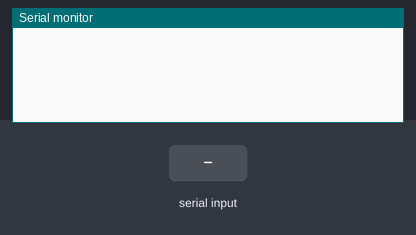
Recording of a sketch running on a simulated Arduino Uno, built with avr-gcc and run on an emulated ATmega328P. Parts: the last lines printed to the serial monitor. Inputs (shaded band) come from the test bench.

Above: at 1.2 s.
1.3 s: "1" received over Serial
At 2.8 s:
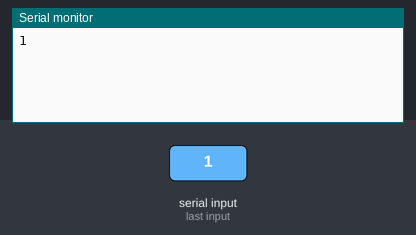
4.3 s: "0" received over Serial
At 5.6 s:
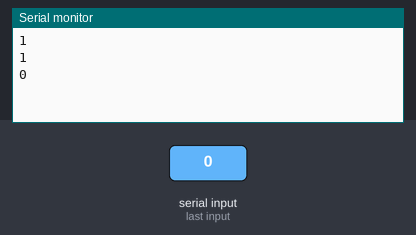
5.8 s: "2" received over Serial
At 7.1 s:
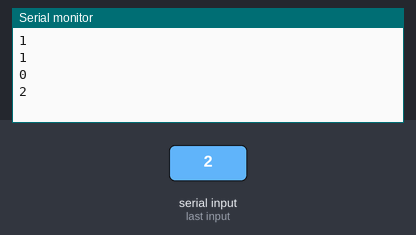
Timing chart, 0 to 8.8 s (numbered marks = the images above; inputs shaded):
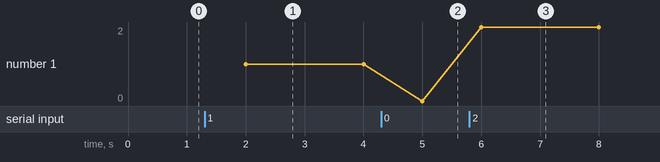

Measured:
- after the input at 1.3 s, the serial monitor: prints a new line after 0.70 s (image 1)
- after the input at 4.3 s, the serial monitor: prints a new line after 0.70 s (image 2)
- after the input at 5.8 s, the serial monitor: prints a new line after 0.20 s (image 3)
- plotted number 1: 1 → 0 after the input at 4.3 s, 0 → 2 after the input at 5.8 s

The sketch:

rasp.ino
```cpp
char mystr[5];
void setup() {
  Serial.begin(9600);
}

void loop() {
Serial.readBytes(mystr,1);
Serial.println(mystr);
delay(1000);

}
```
